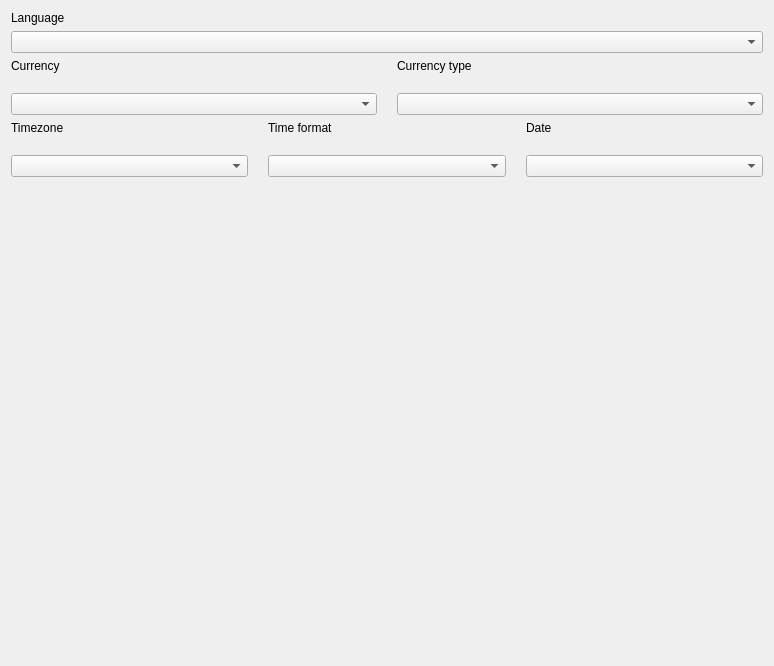
            <widget class="QWidget" name="scrollAreaWidgetContents_4">
             <property name="geometry">
              <rect>
               <x>0</x>
               <y>0</y>
               <width>774</width>
               <height>666</height>
              </rect>
             </property>
             <layout class="QGridLayout" name="gridLayout_9">
              <item row="2" column="0">
               <layout class="QHBoxLayout" name="horizontalLayout_8">
                <property name="spacing">
                 <number>20</number>
                </property>
                <item>
                 <layout class="QVBoxLayout" name="verticalLayout_22">
                  <item>
                   <widget class="QLabel" name="label_27">
                    <property name="text">
                     <string>Timezone</string>
                    </property>
                   </widget>
                  </item>
                  <item>
                   <widget class="QComboBox" name="timezoneBox"/>
                  </item>
                 </layout>
                </item>
                <item>
                 <layout class="QVBoxLayout" name="verticalLayout_23">
                  <item>
                   <widget class="QLabel" name="label_28">
                    <property name="text">
                     <string>Time format</string>
                    </property>
                   </widget>
                  </item>
                  <item>
                   <widget class="QComboBox" name="timeFormatBox"/>
                  </item>
                 </layout>
                </item>
                <item>
                 <layout class="QVBoxLayout" name="verticalLayout_24">
                  <item>
                   <widget class="QLabel" name="label_29">
                    <property name="text">
                     <string>Date</string>
                    </property>
                   </widget>
                  </item>
                  <item>
                   <widget class="QComboBox" name="dateBox"/>
                  </item>
                 </layout>
                </item>
               </layout>
              </item>
              <item row="0" column="0">
               <layout class="QVBoxLayout" name="verticalLayout_19">
                <item>
                 <widget class="QLabel" name="label_24">
                  <property name="text">
                   <string>Language</string>
                  </property>
                 </widget>
                </item>
                <item>
                 <widget class="QComboBox" name="languageBox"/>
                </item>
               </layout>
              </item>
              <item row="1" column="0">
               <layout class="QHBoxLayout" name="horizontalLayout_7">
                <property name="spacing">
                 <number>20</number>
                </property>
                <item>
                 <layout class="QVBoxLayout" name="verticalLayout_20">
                  <item>
                   <widget class="QLabel" name="label_26">
                    <property name="text">
                     <string>Currency</string>
                    </property>
                   </widget>
                  </item>
                  <item>
                   <widget class="QComboBox" name="currencyBox"/>
                  </item>
                 </layout>
                </item>
                <item>
                 <layout class="QVBoxLayout" name="verticalLayout_21">
                  <item>
                   <widget class="QLabel" name="label_25">
                    <property name="text">
                     <string>Currency type</string>
                    </property>
                   </widget>
                  </item>
                  <item>
                   <widget class="QComboBox" name="currencyTypeBox"/>
                  </item>
                 </layout>
                </item>
               </layout>
              </item>
              <item row="3" column="0">
               <spacer name="verticalSpacer_3">
                <property name="orientation">
                 <enum>Qt::Vertical</enum>
                </property>
                <property name="sizeHint" stdset="0">
                 <size>
                  <width>20</width>
                  <height>40</height>
                 </size>
                </property>
               </spacer>
              </item>
             </layout>
            </widget>
